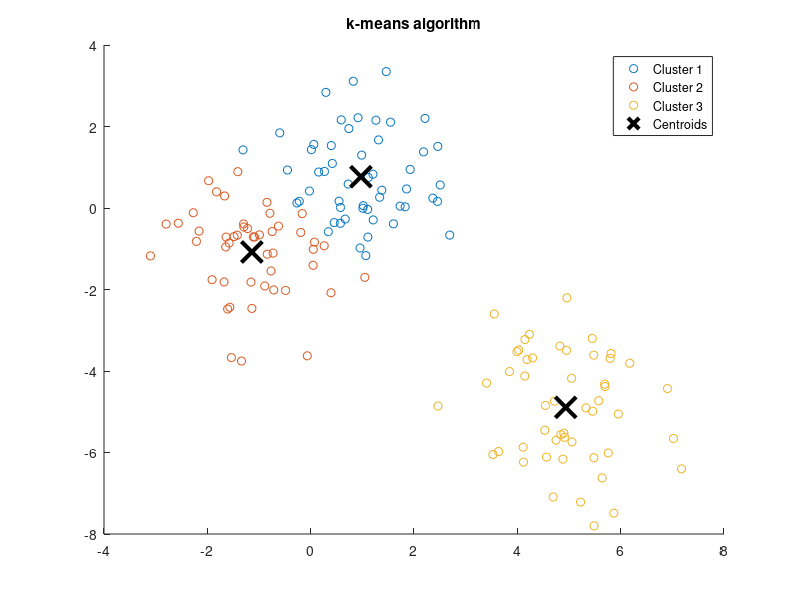

This figure's MATLAB source:
% Generar datos de ejemplo
rng(1); % Para reproducibilidad (Random number generator)
data = [randn(50,2) + 1; randn(50,2) - 1; randn(50,2) + [5 -5]]; % Tres grupos

% Número de clústeres
k = 3;

% Inicializar centroides aleatorios
numPoints = size(data, 1);  
centroids = data(randperm(numPoints, k), :); % randperm makes a random permutation of the dataset for take the centroids

% Inicializar variables
maxIter = 100; % Número máximo de iteraciones
prevCentroids = centroids;
labels = zeros(numPoints, 1);

for iter = 1:maxIter
    % Paso 1: Asignar cada punto al clúster más cercano
    for i = 1:numPoints
        distances = sum((data(i, :) - centroids).^2, 2); % Distancia euclidiana
        [~, labels(i)] = min(distances); % Etiqueta del clúster más cercano
    end
    
    % Paso 2: Actualizar los centroides
    for j = 1:k
        centroids(j, :) = mean(data(labels == j, :), 1); % Promedio de puntos en el clúster
    end
    
    % Verificar convergencia
    if all(prevCentroids == centroids)
        fprintf('Convergencia alcanzada en la iteración %d.\n', iter);
        break;
    end
    prevCentroids = centroids;
end

% Visualización
figure;
gscatter(data(:,1), data(:,2), labels);
hold on;
plot(centroids(:,1), centroids(:,2), 'kx', 'MarkerSize', 15, 'LineWidth', 3);
title('k-means algorithm');
legend('Cluster 1', 'Cluster 2', 'Cluster 3', 'Centroids');
hold off;
